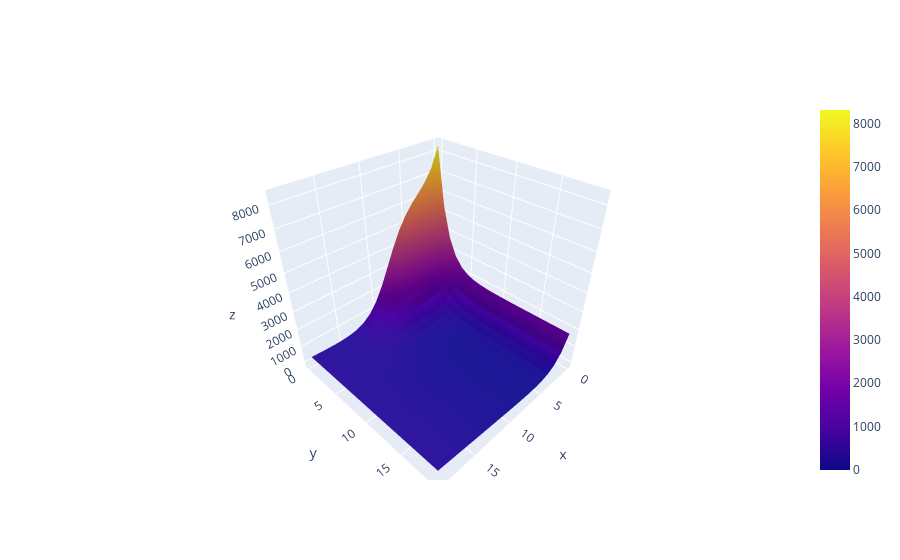

Write notebook code for a chart like this one.
### Code cell
# calculate the negative log marginal likelihood on a grid
d = 2
m = 20
sigma2s = logspace(-3, 2, m)
tau2s   = logspace(-3, 2, m)
nlml_values = array([[nlml(array([sigma2, tau2])) for sigma2 in sigma2s] for tau2 in tau2s])
fig = Figure(data=[Surface(z=nlml_values)])
fig.show()

### Figure 1 — Plotly figure (JSON) as saved in the notebook; plotly's stock layout.template omitted (floating-point values rounded to 4 significant figures; data arrays with more than 128 entries replaced by an {"elided": "..."} marker saying what was removed)
{"data": [{"type": "surface", "z": {"elided": "20x20 float values"}}], "layout": {}}
